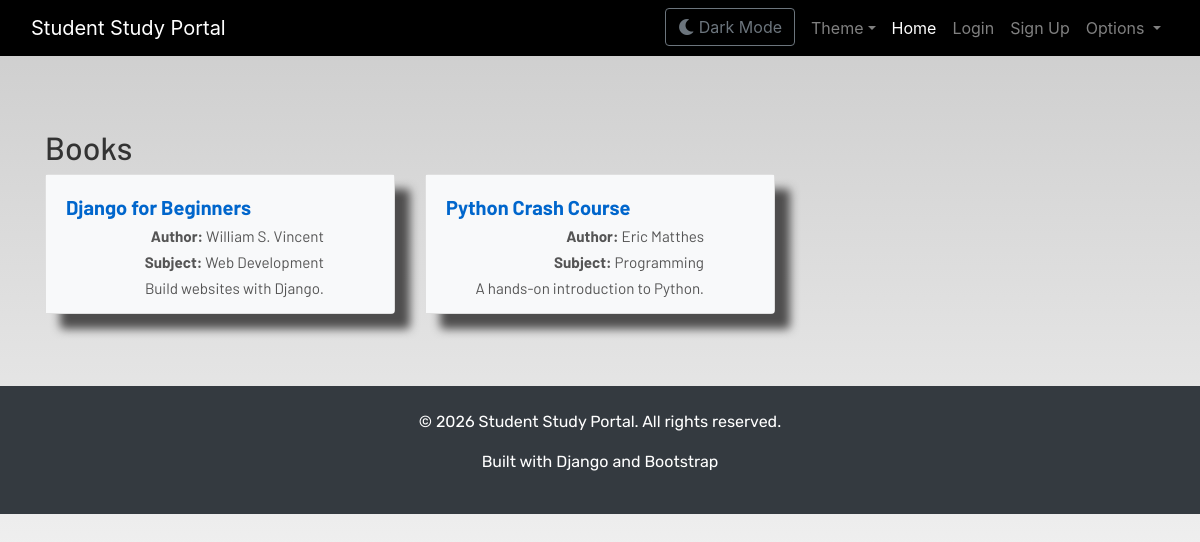
The page /books/ on the database its author committed.
### dashboard/models.py (models this page shows, shortened)
class Book(models.Model):
    title = models.CharField(max_length=200)
    author = models.CharField(max_length=200)
    subject = models.CharField(max_length=100)
    description = models.TextField(blank=True)
    link = models.URLField(blank=True)
    added_at = models.DateTimeField(default=timezone.now)
    class Meta:
        ordering = ['title']

### dashboard/views.py (the view)
# urls.py: path('books/', views.books, name='books'),
def books(request):
    books = Book.objects.all()
    context = {'books': books}
    return render(request, 'dashboard/books.html', context)

### dashboard/templates/dashboard/books.html (shortened to what this page needs)
{% extends 'dashboard/base.html' %}
{% load static %}
{% block content %}
<div class="container">
    <h2 class="mt-4">Books</h2>
    <div class="row">
        {% for book in books %}
        <div class="col-md-4 mb-4">
            <div class="card">
                <div class="card-body">
                    <h5 class="card-title">{{ book.title }}</h5>
                    <p class="card-text"><strong>Author:</strong> {{ book.author }}</p>
                    <p class="card-text"><strong>Subject:</strong> {{ book.subject }}</p>
                    <p class="card-text">{{ book.description }}</p>
                </div>
            </div>
        </div>
        {% empty %}
        <p>No books available.</p>
        {% endfor %}
    </div>
</div>
{% endblock %}

### static/css/main.css (style rules this page uses)
html { scroll-behavior: smooth; height: 100%; width: 100%; }
.card { box-shadow: 15px 15px 10px rgb(78, 77, 77); transition: all 0.3s ease; animation: fadeInUp 0.6s ease-out; }
.card p { text-align: right; margin-right: 50px; line-height: 10px; }
html, body { max-width: 100%; overflow-x: hidden; height: 100%; width: 100%; }
body { background: linear-gradient(rgba(0, 0, 0, 0.2), rgba(255, 255, 255, 0.5)); overflow-x: hidden; background-repeat: no-repeat; background-attachment: fixed; }
h1, h2, h3, h4, h5, h6 { color: #333333; }
.card-body { background-color: #f8f9fa; }
.card-body h5 { color: #0066cc; font-weight: bold; }
.card-body p { color: #555; font-size: 0.95rem; }

### rows shown on the page
Book: title "Django for Beginners", author "William S. Vincent", subject "Web Development", description "Build websites with Django."
Book: title "Python Crash Course", author "Eric Matthes", subject "Programming", description "A hands-on introduction to Python."
